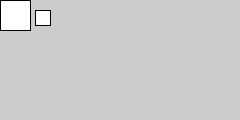
Frame 1 (no input)
Frame 60 (the mouse pressed at the canvas centre just before this capture): identical to frame 1, image omitted
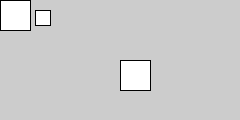
Frame 120 (the mouse held since frame 60 and released just before this capture)

The Processing sketch that drew these frames (run headless with seeded random() and noise(); from frame 60 on, the mouse is pressed at the canvas centre):

// Processing sketch: Module7_18ex
// ── Module7_18ex.pde
void setup() {
  size (240, 120);
}

void draw() {
  pushMatrix();
  translate(mouseX,mouseY);
  rect (0, 0, 30 ,30);
  popMatrix();
  translate(35, 10);
  rect (0, 0, 15, 15);
}

/* notes
push and pop matrix are used to store the current grid as a stack
it is not advisable to use either command on their own, as it will 
result in stack overflow
*/
